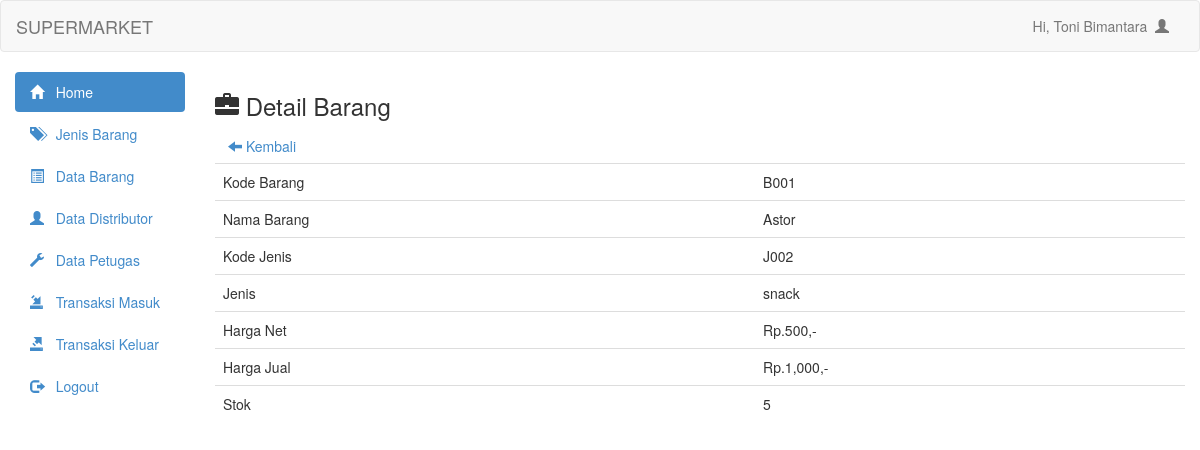
Page /admin/barang_detail.php?kode_barang=B001 (signed in) on the committed database.
### tables this page shows
CREATE TABLE `tblbarang` (
  `kode_barang` varchar(50) NOT NULL,
  `nama_barang` varchar(100) NOT NULL,
  `kode_jenis` varchar(100) NOT NULL,
  `harga_net` varchar(100) NOT NULL,
  `harga_jual` varchar(100) NOT NULL,
  `stok` varchar(100) NOT NULL
);

CREATE TABLE `tbljenis` (
  `kode_jenis` varchar(10) NOT NULL,
  `jenis` varchar(100) NOT NULL
);

### admin/barang_detail.php (the view)
<?php
    include 'header.php';
    include 'config.php';
?>
<h3><span class="glyphicon glyphicon-briefcase"></span> Detail Barang</h3>
<a class="btn" href="barang_data.php"><span class="glyphicon glyphicon-arrow-left"></span> Kembali</a>
<?php
    $kode_barang = mysqli_real_escape_string($connect, $_GET['kode_barang']);
    $det = mysqli_query($connect, "select B.kode_barang, B.nama_barang, B.kode_jenis, J.jenis, B.harga_net, B.harga_jual, B.stok from tblbarang B inner join tbljenis J on B.kode_jenis=J.kode_jenis where B.kode_barang='$kode_barang'") or die(mysqli_connect_error());
    while ($d = mysqli_fetch_array($det)) {
?>
<table class="table">
    <tr>
        <td>Kode Barang</td>
        <td><?php echo $d['kode_barang'] ?></td>
    </tr>
    <tr>
        <td>Nama Barang</td>
        <td><?php echo $d['nama_barang'] ?></td>
    </tr>
    <tr>
        <td>Kode Jenis</td>
        <td><?php echo $d['kode_jenis'] ?></td>
    </tr>
    <tr>
        <td>Jenis</td>
        <td><?php echo $d['jenis'] ?></td>
    </tr>
    <tr>
        <td>Harga Net</td>
        <td>Rp.<?php echo number_format($d['harga_net']) ?>,-</td>
    </tr>
    <tr>
        <td>Harga Jual</td>
        <td>Rp.<?php echo number_format($d['harga_jual']) ?>,-</td>
    </tr>
    <tr>
        <td>Stok</td>
        <td><?php echo $d['stok'] ?></td>
    </tr>
</table>
<?php
}
?>

### rows in the picture
tblbarang: kode_barang "B001", nama_barang "Astor", kode_jenis "J002", kode_jenis.jenis "snack", harga_net "500", harga_jual "1,000", stok "5"

### other values in the picture
$_SESSION['user'] "Toni Bimantara"
